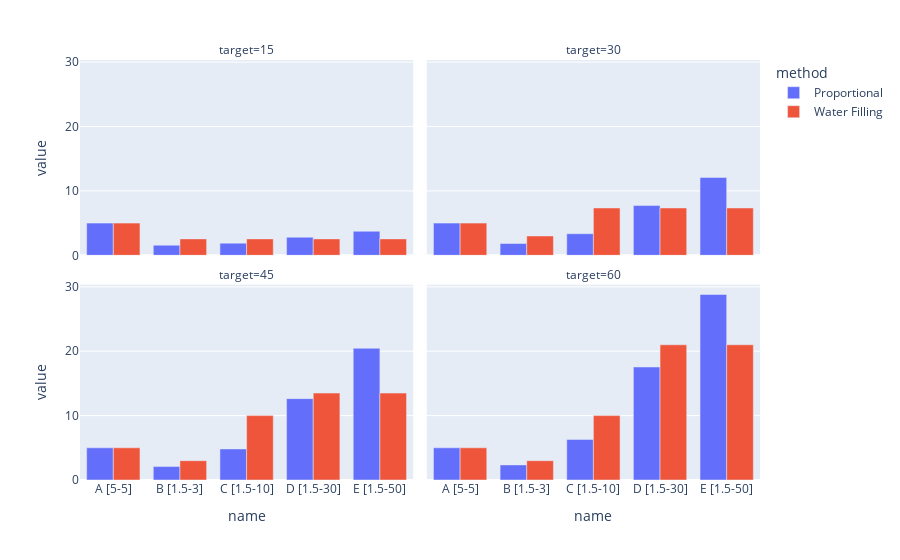

This figure's notebook cell:
### Code cell
import pandas as pd
import plotly.express as px

df = pd.DataFrame(results)
fig = px.bar(
    df, x="name", y="value", color="method", facet_col="target", barmode="group", facet_col_wrap=2
)
fig

### Figure 1 — Plotly figure (JSON) as saved in the notebook; plotly's stock layout.template omitted (floating-point values rounded to 4 significant figures)
{"data": [{"alignmentgroup": "True", "hovertemplate": "method=Proportional<br>target=15<br>name=%{x}<br>value=%{y}<extra></extra>", "legendgroup": "Proportional", "marker": {"color": "#636efa", "pattern": {"shape": ""}}, "name": "Proportional", "offsetgroup": "Proportional", "orientation": "v", "showlegend": true, "textposition": "auto", "type": "bar", "x": ["A [5-5]", "B [1.5-3]", "C [1.5-10]", "D [1.5-30]", "E [1.5-50]"], "xaxis": "x3", "y": [5, 1.569, 1.891, 2.81, 3.73], "yaxis": "y3"}, {"alignmentgroup": "True", "hovertemplate": "method=Proportional<br>target=30<br>name=%{x}<br>value=%{y}<extra></extra>", "legendgroup": "Proportional", "marker": {"color": "#636efa", "pattern": {"shape": ""}}, "name": "Proportional", "offsetgroup": "Proportional", "orientation": "v", "showlegend": false, "textposition": "auto", "type": "bar", "x": ["A [5-5]", "B [1.5-3]", "C [1.5-10]", "D [1.5-30]", "E [1.5-50]"], "xaxis": "x4", "y": [5, 1.828, 3.356, 7.724, 12.09], "yaxis": "y4"}, {"alignmentgroup": "True", "hovertemplate": "method=Proportional<br>target=45<br>name=%{x}<br>value=%{y}<extra></extra>", "legendgroup": "Proportional", "marker": {"color": "#636efa", "pattern": {"shape": ""}}, "name": "Proportional", "offsetgroup": "Proportional", "orientation": "v", "showlegend": false, "textposition": "auto", "type": "bar", "x": ["A [5-5]", "B [1.5-3]", "C [1.5-10]", "D [1.5-30]", "E [1.5-50]"], "xaxis": "x", "y": [5, 2.086, 4.822, 12.64, 20.45], "yaxis": "y"}, {"alignmentgroup": "True", "hovertemplate": "method=Proportional<br>target=60<br>name=%{x}<br>value=%{y}<extra></extra>", "legendgroup": "Proportional", "marker": {"color": "#636efa", "pattern": {"shape": ""}}, "name": "Proportional", "offsetgroup": "Proportional", "orientation": "v", "showlegend": false, "textposition": "auto", "type": "bar", "x": ["A [5-5]", "B [1.5-3]", "C [1.5-10]", "D [1.5-30]", "E [1.5-50]"], "xaxis": "x2", "y": [5, 2.345, 6.287, 17.55, 28.82], "yaxis": "y2"}, {"alignmentgroup": "True", "hovertemplate": "method=Water Filling<br>target=15<br>name=%{x}<br>value=%{y}<extra></extra>", "legendgroup": "Water Filling", "marker": {"color": "#EF553B", "pattern": {"shape": ""}}, "name": "Water Filling", "offsetgroup": "Water Filling", "orientation": "v", "showlegend": true, "textposition": "auto", "type": "bar", "x": ["A [5-5]", "B [1.5-3]", "C [1.5-10]", "D [1.5-30]", "E [1.5-50]"], "xaxis": "x3", "y": [5, 2.55, 2.55, 2.55, 2.55], "yaxis": "y3"}, {"alignmentgroup": "True", "hovertemplate": "method=Water Filling<br>target=30<br>name=%{x}<br>value=%{y}<extra></extra>", "legendgroup": "Water Filling", "marker": {"color": "#EF553B", "pattern": {"shape": ""}}, "name": "Water Filling", "offsetgroup": "Water Filling", "orientation": "v", "showlegend": false, "textposition": "auto", "type": "bar", "x": ["A [5-5]", "B [1.5-3]", "C [1.5-10]", "D [1.5-30]", "E [1.5-50]"], "xaxis": "x4", "y": [5, 3, 7.35, 7.35, 7.35], "yaxis": "y4"}, {"alignmentgroup": "True", "hovertemplate": "method=Water Filling<br>target=45<br>name=%{x}<br>value=%{y}<extra></extra>", "legendgroup": "Water Filling", "marker": {"color": "#EF553B", "pattern": {"shape": ""}}, "name": "Water Filling", "offsetgroup": "Water Filling", "orientation": "v", "showlegend": false, "textposition": "auto", "type": "bar", "x": ["A [5-5]", "B [1.5-3]", "C [1.5-10]", "D [1.5-30]", "E [1.5-50]"], "xaxis": "x", "y": [5, 3, 10, 13.5, 13.5], "yaxis": "y"}, {"alignmentgroup": "True", "hovertemplate": "method=Water Filling<br>target=60<br>name=%{x}<br>value=%{y}<extra></extra>", "legendgroup": "Water Filling", "marker": {"color": "#EF553B", "pattern": {"shape": ""}}, "name": "Water Filling", "offsetgroup": "Water Filling", "orientation": "v", "showlegend": false, "textposition": "auto", "type": "bar", "x": ["A [5-5]", "B [1.5-3]", "C [1.5-10]", "D [1.5-30]", "E [1.5-50]"], "xaxis": "x2", "y": [5, 3, 10, 21.0, 21.0], "yaxis": "y2"}], "layout": {"annotations": [{"font": {}, "showarrow": false, "text": "target=45", "x": 0.245, "xanchor": "center", "xref": "paper", "y": 0.465, "yanchor": "bottom", "yref": "paper"}, {"font": {}, "showarrow": false, "text": "target=60", "x": 0.755, "xanchor": "center", "xref": "paper", "y": 0.465, "yanchor": "bottom", "yref": "paper"}, {"font": {}, "showarrow": false, "text": "target=15", "x": 0.245, "xanchor": "center", "xref": "paper", "y": 1.0, "yanchor": "bottom", "yref": "paper"}, {"font": {}, "showarrow": false, "text": "target=30", "x": 0.755, "xanchor": "center", "xref": "paper", "y": 1.0, "yanchor": "bottom", "yref": "paper"}], "barmode": "group", "legend": {"title": {"text": "method"}, "tracegroupgap": 0}, "margin": {"t": 60}, "xaxis": {"anchor": "y", "domain": [0, 0.49], "title": {"text": "name"}}, "xaxis2": {"anchor": "y2", "domain": [0.51, 1], "matches": "x", "title": {"text": "name"}}, "xaxis3": {"anchor": "y3", "domain": [0, 0.49], "matches": "x", "showticklabels": false}, "xaxis4": {"anchor": "y4", "domain": [0.51, 1], "matches": "x", "showticklabels": false}, "yaxis": {"anchor": "x", "domain": [0, 0.465], "title": {"text": "value"}}, "yaxis2": {"anchor": "x2", "domain": [0, 0.465], "matches": "y", "showticklabels": false}, "yaxis3": {"anchor": "x3", "domain": [0.535, 1.0], "matches": "y", "title": {"text": "value"}}, "yaxis4": {"anchor": "x4", "domain": [0.535, 1.0], "matches": "y", "showticklabels": false}}}
